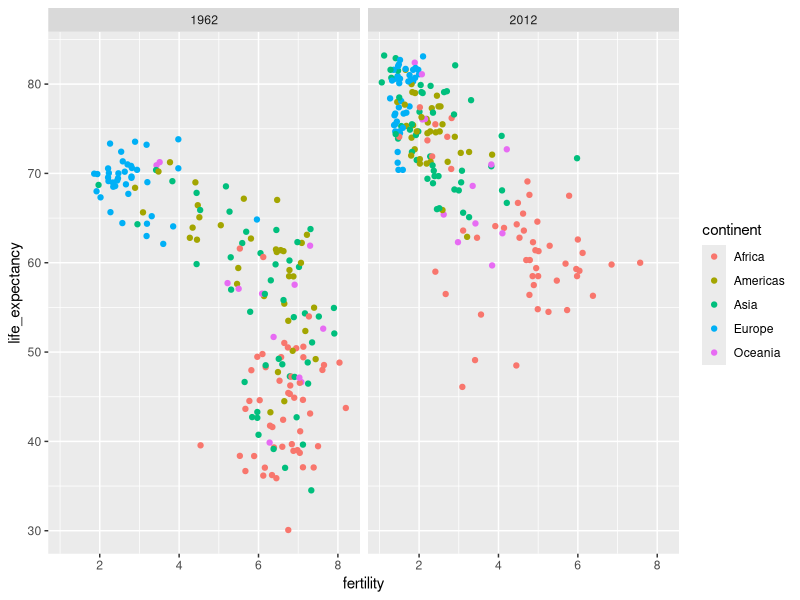
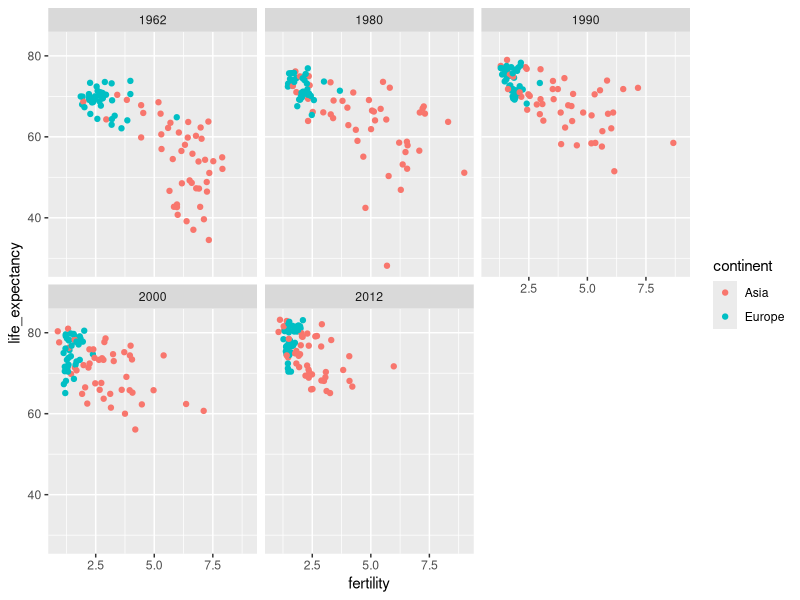
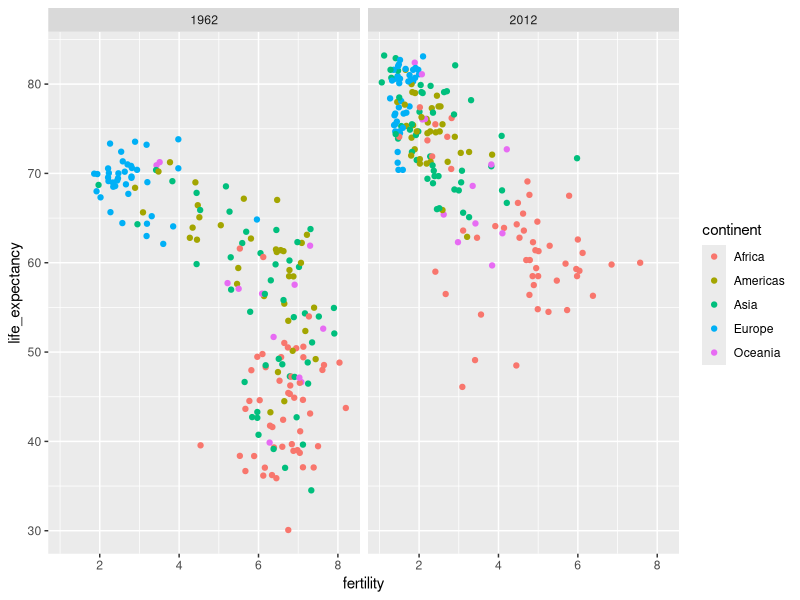

Generate these figures, in order, with R: (Note: this script raises an error after producing the figures.)
library(tidyverse)
library(dslabs)
data("gapminder")
gapminder %>%
  as_tibble()


gapminder %>%
  filter(year %in% c(1962,2012)) %>%
  ggplot(aes(fertility, life_expectancy,colour = continent)) +
  geom_point() +
  facet_grid(.~year)


years <- c(1962,1980,1990,2000,2012)
continents <- c("Europe","Asia")

gapminder %>%
  filter(year %in% years & continent %in% continents) %>%
  ggplot(aes(fertility,life_expectancy,col=continent)) +
  geom_point() +
  facet_wrap(~year)

filter(gapminder, year %in% c(1962,2012)) %>%
  ggplot(aes(fertility, life_expectancy, col = continent)) +
  geom_point() +
  facet_grid(.~year)


#adding a new variable to gapminder data
gapminder <- gapminder %>% mutate((dollars_per_day <- gdp/population/365))

gapminder

past_year <- 1970

gapminder %>% 
  filter(year == past_year & !is.na(gdp)) %>%
  ggplot(aes(dollers_per_day)) +
  geom_histogram()



# Load necessary library
library(ggplot2)
